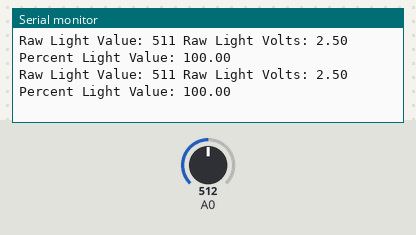
A sketch run on a simulated Arduino Uno, built with avr-gcc and run on an emulated ATmega328P. Shown: the last lines printed to the serial monitor. The inputs (shaded band) are chosen by the test bench; at power-on: A0 = 512.

Above: at 1.2 s.
1.3 s: A0 set to 306
At 1.9 s:
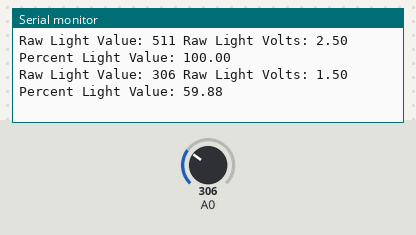
2.8 s: A0 set to 122
At 3.5 s:
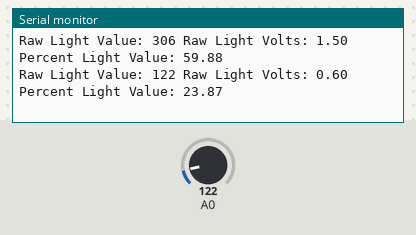
Timing chart, 0 to 5.8 s (numbered marks = the images above; inputs shaded):
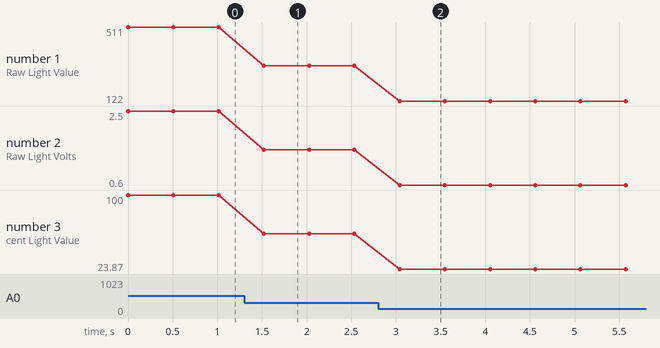

The sketch:

LightHomework.ino
```cpp
#include "CdS.h"

#define LIGHT_CHANNEL 0
/*
***************************************
   Thomas P. Sullivan
   ENT234
   3/23/2015

   Cadmium Sulfide Cell
   Light Sensor Library
***************************************
*/

Light lightSensor;

void setup() {
  Serial.begin(9600);
}

void loop() {
  Serial.print("Raw Light Value: ");
  Serial.print(lightSensor.rawLight(LIGHT_CHANNEL));
  Serial.print(" Raw Light Volts: ");
  Serial.print(lightSensor.rawLightVoltage(LIGHT_CHANNEL));
  Serial.print(" Percent Light Value: ");
  Serial.print(lightSensor.percentLight(LIGHT_CHANNEL));
  Serial.println();
  delay(500);
}
```

CdS.cpp
```cpp
/*
***************************************
   Nathan Caron
   ENT234
   03/30/2015

   Cadmium Sulfide Cell
   Light Sensor Library
***************************************
*/
#include "CdS.h"
#include "Arduino.h"

Light::Light(){}

int Light::rawLight(int channel)
{
  // constrain the reading from the input channel from 0-1023
  // to 0-511 using the constrain function by sending the reading
  // in as x, the min value as 0, and the max value.  Putting
  // that into the return statement prevents creating extra variables.
  return constrain(analogRead(channel), 0, 511);
}

float Light::rawLightVoltage(int channel)
{
  // Using algebra shows that V = 5 * AD / 511.  So return the raw light
  // value (obtained by calling rawLight()) * 2.5 / 511.0 to avoid creating
  // an extra variable.  Will return 0-2.5
  return rawLight(channel) * 2.5 / 511.0;
}

float Light::percentLight(int channel)
{
  // Divide the raw light value (obtained from rawLight()) by 511 and multiply
  // that by 100 to give the percent.  Once again, return the result directly
  // instead of creating a new variable.
  return rawLight(channel) / 511.0 * 100;
}
```

CdS.h
```cpp
/*
***************************************
   Your Name
   ENT234
   MM/DD/YYYY

   Cadmium Sulfide Cell
   Light Sensor Library
***************************************
*/
#ifndef CDS_H
#define CDS_H

#define MAX_LIGHT  511

class Light {
  public:
  Light();
  int rawLight(int channel);
  float rawLightVoltage(int channel);
  float percentLight(int channel);
};

#endif
```

Untitled9.cpp
```cpp
#include "CdS.h"


int main()
{
	Light a;

}
```

Measured:
- after the input at 1.3 s, the serial monitor: prints a new line after 0.22 s (image 1)
- after the input at 2.8 s, the serial monitor: prints a new line after 0.24 s (image 2)
- plotted number 1: 511 → 306 after the input at 1.3 s, 306 → 122 after the input at 2.8 s
- plotted number 2: 2.5 → 1.5 after the input at 1.3 s, 1.5 → 0.6 after the input at 2.8 s
- plotted number 3: 100 → 59.88 after the input at 1.3 s, 59.88 → 23.87 after the input at 2.8 s
